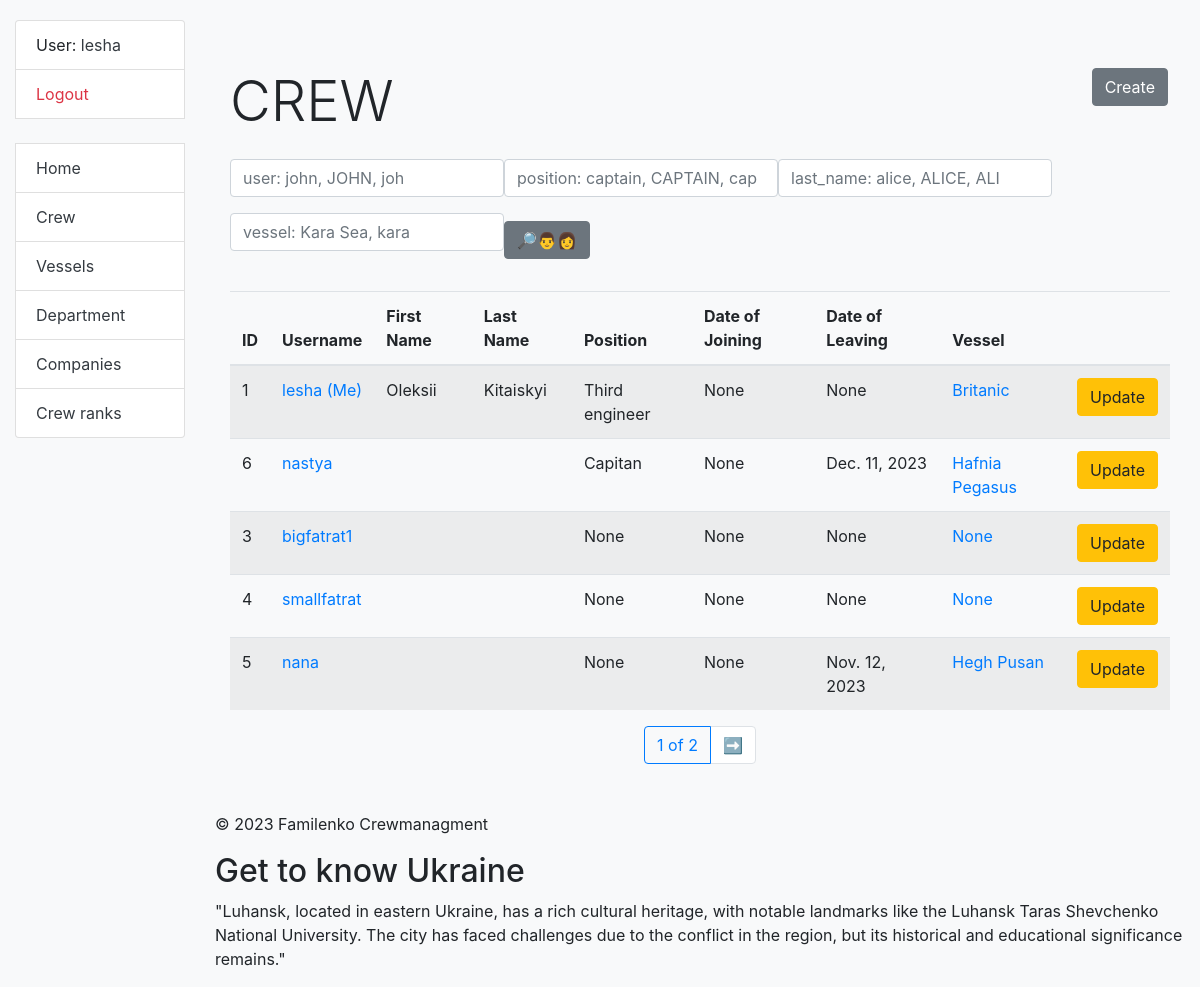
/crew/ (signed in), run on an earlier commit of the app's database.
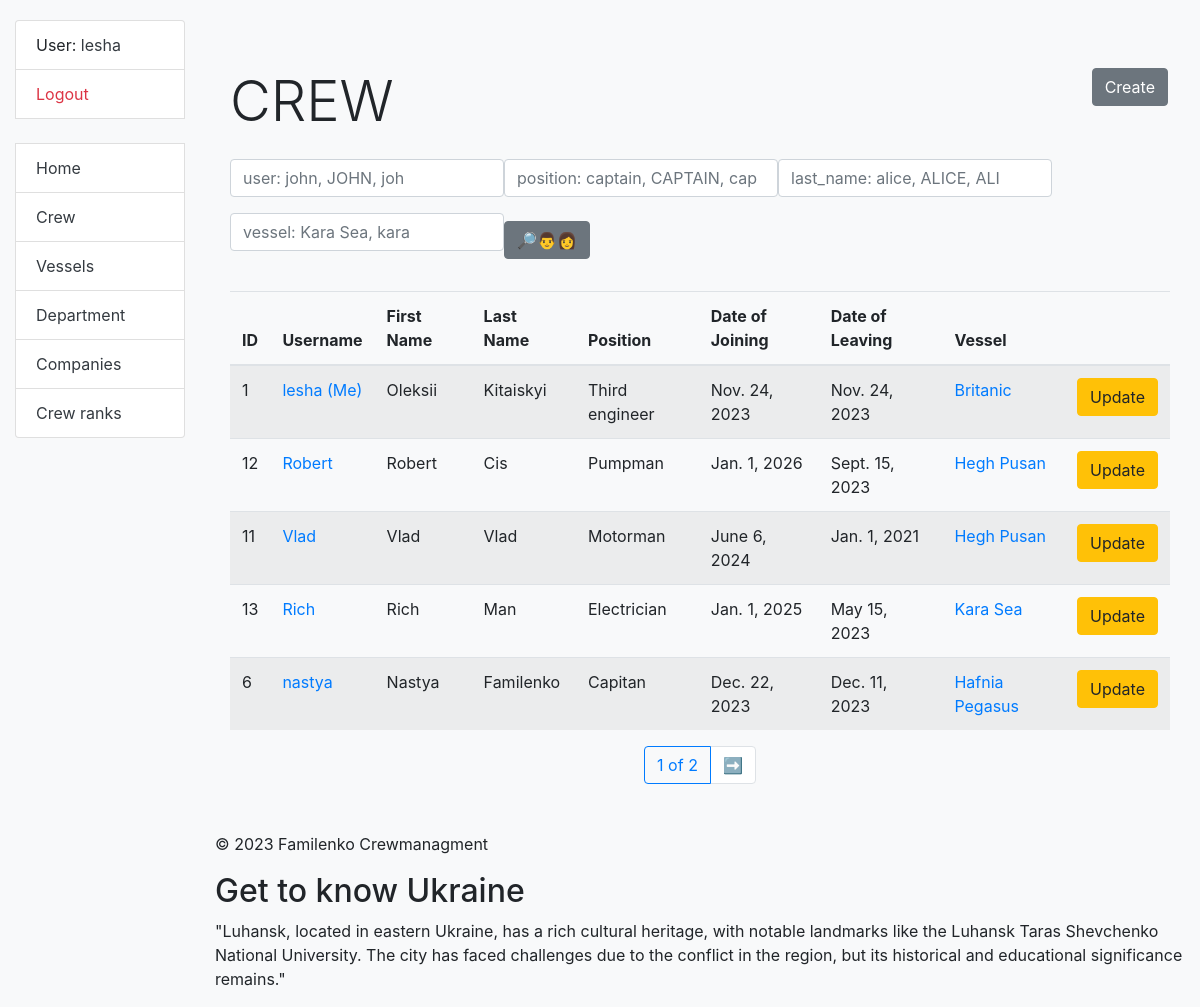
And on a later commit of the database.
### crewing/models.py (models this page shows, shortened)
class Crew(AbstractUser):
    position = models.ForeignKey(Position, on_delete=models.CASCADE, related_name='sailors', null=True, blank=True)
    salary = models.IntegerField(null=True, blank=True)
    date_of_birth = models.DateField(null=True, blank=True)
    date_of_joining = models.DateField(null=True, blank=True)
    date_of_leaving = models.DateField(null=True, blank=True)
    vessel_type = models.ManyToManyField(VesselType, related_name='sailors')
    vessel = models.ForeignKey('Vessel', on_delete=models.DO_NOTHING, related_name='sailors', null=True, blank=True)
    class Meta:
        verbose_name_plural = "sailors"
        verbose_name = "sailor"
        ordering = ["-position"]
    def get_absolute_url(self):
        return reverse("crewing:crew-detail", kwargs={"pk": self.pk})

class Position(models.Model):
    name = models.CharField(max_length=50, unique=True)
    responsibility = models.TextField(blank=True, null=True)
    class Meta:
        verbose_name = "position"
        verbose_name_plural = "positions"
        ordering = ["name"]
    def __str__(self):
        return self.name

class Vessel(models.Model):
    name = models.CharField(max_length=50)
    IMO_number = models.IntegerField(unique=True)
    vessel_type = models.ForeignKey(VesselType, on_delete=models.CASCADE, related_name='vessels')
    company = models.ForeignKey('Company', on_delete=models.CASCADE, related_name='vessels')
    class Meta:
        verbose_name_plural = "vessels"
        verbose_name = "vessel"
        ordering = ["name"]
    def __str__(self):
        return self.name
    def get_absolute_url(self):
        return reverse("crewing:vessel-detail", kwargs={"pk": self.pk})

### crewing/views.py (the view)
# urls.py: path("crew/", CrewListView.as_view(), name="crew-list"),
class CrewListView(LoginRequiredMixin, generic.ListView):
    model = Crew
    context_object_name = "crew_list"
    template_name = "crewing/crew/list.html"
    paginate_by = 5
    def get_context_data(self, *, object_list=None, **kwargs):
        context = super(CrewListView, self).get_context_data(**kwargs)
        placeholder_username = self.request.GET.get("username")
        placeholder_position = self.request.GET.get("position")
        placeholder_last_name = self.request.GET.get("last_name")
        placeholder_vessel = self.request.GET.get("vessel")
        context["search_form"] = CrewSearchForm(
            initial={
                "username": placeholder_username,
                "position": placeholder_position,
                "last_name": placeholder_last_name,
                "vessel": placeholder_vessel,
            })
        return context
    def get_queryset(self):
        queryset = Crew.objects.all()
        search_form = CrewSearchForm(self.request.GET)
        if search_form.is_valid():
            queryset = search_form.filter_queryset(queryset)
        return queryset

### crewing/context_processors.py (called while the page is built)
def get_interesting_fact(request: HttpRequest) -> dict:
    with open("crewing/data_for_footer.json", "r") as f:
        history_data = f.read().split("\n")
    history = random.choice(history_data)
    return {"history": history}

### crewing/forms.py (called while the page is built)
    def filter_queryset(self, queryset):
        username = self.cleaned_data.get("username")
        position = self.cleaned_data.get("position")
        last_name = self.cleaned_data.get("last_name")
        vessel = self.cleaned_data.get("vessel")
        if username:
            queryset = queryset.filter(username__icontains=username)
        if position:
            queryset = queryset.filter(position__name__icontains=position)
        if last_name:
            queryset = queryset.filter(last_name__icontains=last_name)
        if vessel:
            queryset = queryset.filter(vessel__name__icontains=vessel)
        return queryset

### crewing/templatetags/query_transform.py (called while the page is built)
@register.simple_tag
def query_transform(request, **kwargs):
    updated = request.GET.copy()
    for key, value in kwargs.items():
        if value is not None:
            updated[key] = value
        else:
            updated.pop(key, 0)
    return updated. urlencode()

### templates/crewing/crew/list.html
{% extends "base.html" %}
{% load crispy_forms_filters %}
{% block content %}
    <div class="container mt-5">
        <h1 class="display-4 mb-4">
            CREW
            <a href="{% url 'crewing:crew-create' %}" class="btn btn-secondary link-to-page">
                Create
            </a>
        </h1>
        <form action="" method="get" class="form-inline mb-4">
            {{ search_form|crispy }}
            <button class="btn btn-secondary" type="submit">🔎👨👩</button>
        </form>
        {% if crew_list %}
            <div class="table-responsive">
                <table class="table table-striped">
                    <thead>
                        <tr>
                            <th>ID</th>
                            <th>Username</th>
                            <th>First Name</th>
                            <th>Last Name</th>
                            <th>Position</th>
                            <th>Date of Joining</th>
                            <th>Date of Leaving</th>
                            <th>Vessel</th>
                            <th></th>
                        </tr>
                    </thead>
                    <tbody>
                        {% for sailor in crew_list %}
                            <tr>
                                <td>{{ sailor.id }}</td>
                                <td>
                                    <a href="{{ sailor.get_absolute_url }}">{{ sailor.username }}
                                        {% if user == sailor %} (Me){% endif %}
                                    </a>
                                </td>
                                <td>{{ sailor.first_name }}</td>
                                <td>{{ sailor.last_name }}</td>
                                <td>{{ sailor.position }}</td>
                                <td>{{ sailor.date_of_joining }}</td>
                                <td>{{ sailor.date_of_leaving }}</td>
                                <td><a href="{{ sailor.vessel.get_absolute_url }}">{{ sailor.vessel }}</a></td>
                                <td>
                                    <a href="{% url "crewing:crew-update" pk=sailor.id %}" class="btn btn-warning">
                                        Update
                                    </a>
                                </td>
                            </tr>
                        {% endfor %}
                    </tbody>
                </table>
            </div>
        {% else %}
            <p class="lead">There are no sailors in the service.</p>
        {% endif %}
    </div>
{% endblock %}

### templates/base.html (shortened to what this page needs)
<!DOCTYPE html>
<html lang="en">
<head>
    <link rel="stylesheet"
          href="https://cdn.jsdelivr.net/npm/bootstrap@4.5.3/dist/css/bootstrap.min.css"
>
    {% load static %}
    <link rel="stylesheet" href="{% static 'css/styles.css' %}">
</head>
<body class="bg-light">
    <div class="container-fluid">
        <div class="row">
            <div class="col-sm-2">
                {% block sidebar %}
                    {% include "includes/sidebar.html" %}
                {% endblock %}
            </div>
            <div class="col-sm-10 ">
                {% block content %}{% endblock %}
                {% block pagination %}
                    {% include "includes/pagination.html" %}
                {% endblock %}
                {% include "includes/footer.html" %}
            </div>
        </div>
    </div>
</body>
</html>

### templates/includes/sidebar.html
<ul class="sidebar-nav list-group bg-light">
  {% if user.is_authenticated %}
    <li class="list-group-item">User: <a href="{{ user.get_absolute_url }}" class="text-dark">{{ user.get_username }}</a></li>
    <li class="list-group-item"><a href="{% url 'logout'%}?next={{request.path}}" class="text-danger">Logout</a></li>
  {% else %}
    <li class="list-group-item"><a href="{% url 'login'%}?next={{request.path}}" class="text-primary">Login</a></li>
  {% endif %}
  <br>
  <li class="list-group-item"><a href="{% url 'crewing:index' %}" class="text-dark">Home</a></li>
  <li class="list-group-item"><a href="{% url 'crewing:crew-list' %}" class="text-dark">Crew</a></li>
  <li class="list-group-item"><a href="{% url 'crewing:vessel-list' %}" class="text-dark">Vessels</a></li>
  <li class="list-group-item"><a href="{% url 'crewing:vessel-type-list' %}" class="text-dark">Department</a></li>
  <li class="list-group-item"><a href="{% url 'crewing:company-list' %}" class="text-dark">Companies</a></li>
  <li class="list-group-item"><a href="{% url 'crewing:position-list' %}" class="text-dark">Crew ranks</a></li>
</ul>

### templates/includes/pagination.html (shortened to what this page needs)
{% load query_transform %}
{% if is_paginated %}
  <ul class="pagination justify-content-center">
    <li class="page-item active">
      <span class="page-link text-primary bg-light">{{ page_obj.number }} of {{ paginator.num_pages }}</span>
    </li>
    {% if page_obj.has_next %}
      <li class="page-item">
        <a href="?{% query_transform request page=page_obj.next_page_number %}" class="page-link">➡️</a>
      </li>
    {% endif %}
  </ul>
{% endif %}

### templates/includes/footer.html
<footer class="mt-5">
    <p>&copy; 2023 Familenko Crewmanagment</p>
    {% if history %}
        <h2>Get to know Ukraine</h2>
        <p>{{ history }}</p>
    {% endif %}
</footer>

### static/css/styles.css (style rules this page uses)
body { margin-top: 20px; }
.link-to-page { float: right; margin: 0 2px 0 2px; }

What changed in the data, as far as the page shows it:
removed Crew: id "3", username "bigfatrat1", position "None", date_of_joining "None", date_of_leaving "None", vessel "None"
removed Crew: id "4", username "smallfatrat", position "None", date_of_joining "None", date_of_leaving "None", vessel "None"
removed Crew: id "5", username "nana", position "None", date_of_joining "None", date_of_leaving "Nov. 12, 2023", vessel "Hegh Pusan"
changed Crew "lesha": date_of_joining "None" → "Nov. 24, 2023"; date_of_leaving "None" → "Nov. 24, 2023"
added Crew: id "12", username "Robert", first_name "Robert", last_name "Cis", position "Pumpman", date_of_joining "Jan. 1, 2026", date_of_leaving "Sept. 15, 2023", vessel "Hegh Pusan"
added Crew: id "11", username "Vlad", first_name "Vlad", last_name "Vlad", position "Motorman", date_of_joining "June 6, 2024", date_of_leaving "Jan. 1, 2021", vessel "Hegh Pusan"
added Crew: id "13", username "Rich", first_name "Rich", last_name "Man", position "Electrician", date_of_joining "Jan. 1, 2025", date_of_leaving "May 15, 2023", vessel "Kara Sea"
changed Crew "nastya": first_name (not shown) → "Nastya"; last_name (not shown) → "Familenko"; date_of_joining "None" → "Dec. 22, 2023"
